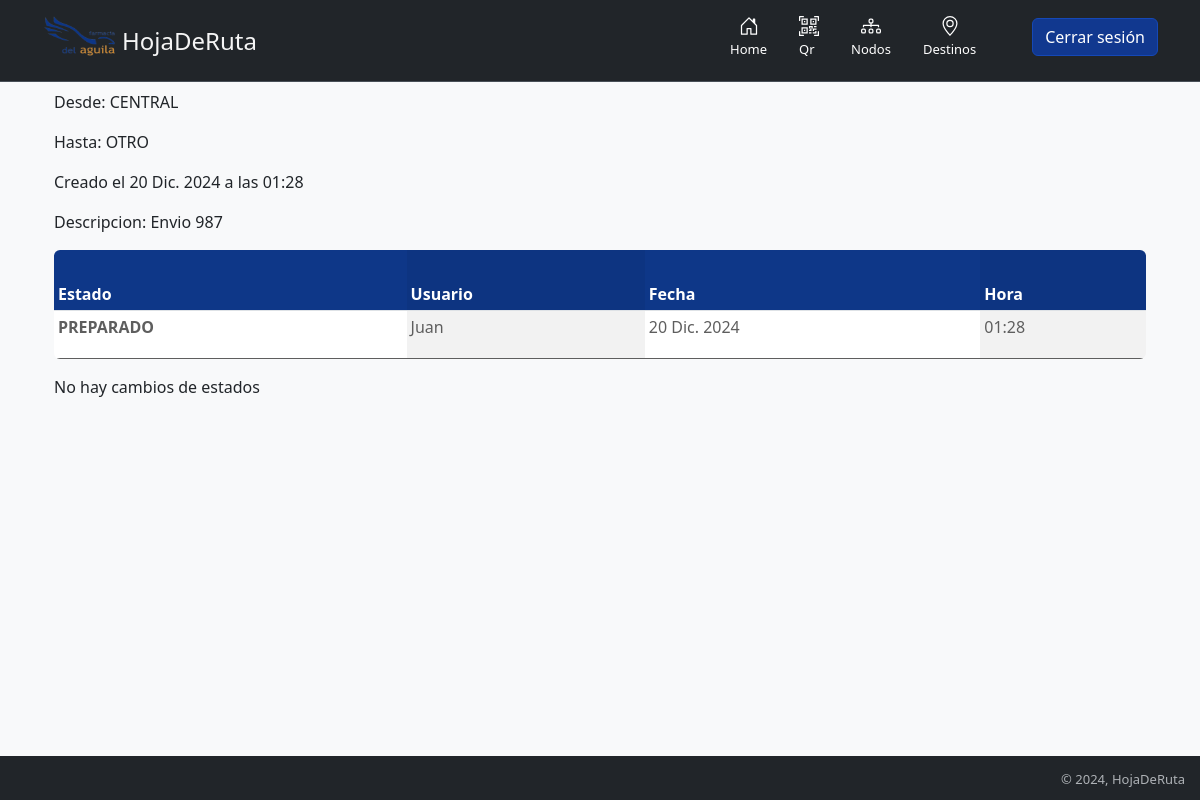
Page /4/ver (signed in) on the earlier database version.
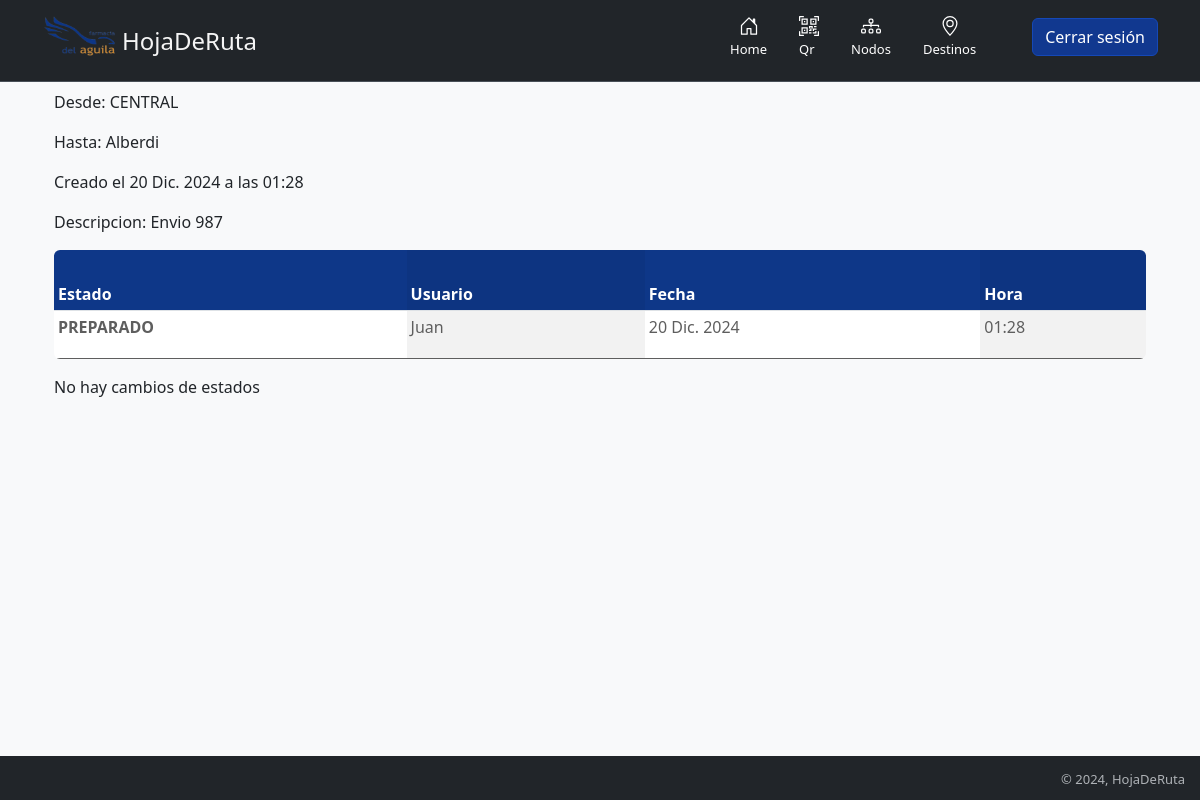
Same page on the later database version.
### hojaderuta/models.py (models this page shows, shortened)
class Envio(models.Model):
    usuario= models.ForeignKey(User, on_delete=models.SET_NULL, null= True)
    origen = models.ForeignKey(Nodo, related_name='origen', on_delete=models.SET_NULL, null= True, blank= True)
    otro_origen = models.ForeignKey(Destino, related_name='otro_origen', on_delete=models.SET_NULL, null= True, blank= True)
    estado = models.ForeignKey(Estado, on_delete=models.SET_NULL, null= True,)
    destino = models.ForeignKey(Nodo, related_name= 'destino', on_delete=models.SET_NULL, null= True, blank= True)
    otro_destino = models.ForeignKey(Destino, related_name='otro_destino',  on_delete= models.SET_NULL, null= True, blank= True)
    descripcion = models.TextField(max_length=1000, help_text="Ingrese una breve descripción del envío.", null= False)
    fecha = models.DateField("Fecha de Creacion", null= True, blank=True, default= datetime.today().strftime("%Y-%m-%d"))
    hora = models.TimeField("Hora de Creacion", null= True, blank=True, default= time.strftime("%H:%M:%S", time.localtime()))
    class Meta:
        ordering = ["-id"]

### nodos/models.py (models this page shows, shortened)
class Nodo(models.Model):
    nombre  = models.CharField(max_length=30)
    calle = models.CharField(max_length=30)
    numero = models.IntegerField(null= False)
    localidad = models.CharField(max_length=30)
    NumTelefonoRegex = RegexValidator(regex=r"^\+?1?\d{8,15}$")
    telefono = models.CharField(validators=[NumTelefonoRegex], max_length=16, unique=True)
    maps = models.TextField(max_length=1000, blank=True, null=True)
    estado = models.ForeignKey(Estado, on_delete= models.SET_NULL, null= True)
    def __str__(self):
        return self.nombre

### hojaderuta/views.py (the view)
# urls.py: path('<int:envio_id>/ver', usuario.ver_envio, name = 'ver_envio'),
    def ver_envio(self, request, envio_id):
        try:
            self.obtener_nodos(request)
            envio = self.envio.get(id = envio_id)
            if request.method == "POST":
                estado = request.POST.get("estado")
                envio.estado = self.estado.get( id= estado )
                envio.save()
            self.params['envio'] = envio
            return render( request, 'hojaderuta/detalle_envio.html', self.params )
        except:
            raise Http404

### estados/models.py (called while the page is built)
    def __str__(self):
        return '%s' %self.nombre

### farmacia/models.py (called while the page is built)
    def obtener_nodos(self, request):
        self.params['perfil'] = self.perfil.filter( usuario= request.user)

### hojaderuta/templatetags/mi_templatetag.py (called while the page is built, shortened)
@register.filter(name= 'cambio_estado')
def cambio_estado(envio, perfil):
    lista_nodos = []
    for nodo in perfil:
        lista_nodos.append(nodo.nodo)
    if envio.destino in lista_nodos:
        if envio.estado == parametro.en_camino:
            return format_html(
                """
                    <select name="estado" class="form-select">
                        <option value="{}">{}</option>
                    </select>

                    <input type="submit" value="OK" class="w-100 mb-2 btn btn-lg rounded-3 btn-primary" id="btn_ok">
                """, parametro.entregado.id, parametro.entregado.nombre )
        else:
            return format_html('<p>No hay cambios de estados</p>')
    else:
        return format_html('<p>No hay cambios de estados</p>')

### templates/hojaderuta/detalle_envio.html (shortened to what this page needs)
{% extends "layout.html" %}
{% load static %}
{% load mi_templatetag %}
{% block content %}
<div class="container">
    <div class="row">
        <div class="col">
            <p>Desde: {{ envio.origen }}</p>
            <p>Hasta: {{ envio.destino }}</p>
            <p>Creado el {{ envio.fecha }} a las {{ envio.hora }}</p>
            <p>Descripcion: {{ envio.descripcion }}</p>
        </div>
    </div>
    <div class="row">
        <div class="col">
            <div class="table-responsive">
                <table class="table table-striped-columns table-sm">
                    <thead>
                        <tr>
                        <th scope="col" style="background-color: #0e3788; color: white;">Estado</th>
                        <th scope="col" style="background-color: #0e3788; color: white;">Usuario</th>
                        <th scope="col" style="background-color: #0e3788; color: white;">Fecha
                        <th scope="col" style="background-color: #0e3788; color: white;">Hora</th>
                        </tr>
                    </thead>
                    <tbody>
                        {% for seguimiento in envio.seguimientodeenvio_set.all %}
                        <tr>
                            <th style="color: rgb(94, 94, 94);" scope="row">{{seguimiento.estado}}</th>
                            <td style="color: rgb(94, 94, 94);">{{seguimiento.usuario}}</td>
                            <td style="color: rgb(94, 94, 94);">{{ seguimiento.fecha_de_modificacion }}</td>
                            <td style="color: rgb(94, 94, 94);">{{ seguimiento.hora_de_modificacion }}</td>
                        </tr>
                        {% endfor %}
                    </tbody>
                </table>
            </div>
        </div>
    </div>
</div>
<div class="container">
    <form method="post" action="">
        {{ envio|cambio_estado:perfil }}
    </form>
</div>
{% endblock %}

Differences in the rows shown:
changed Envio "Envio 987": destino "OTRO" → "Alberdi"
